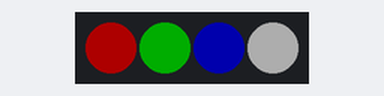
A sketch run on a simulated Arduino Uno, built with avr-gcc and run on an emulated ATmega328P. On the bench: 4 RGB LEDs in strip order, left to right. Dim RGB values are drawn brighter than linear.

Above: at 0.5 s.
At 3.5 s:
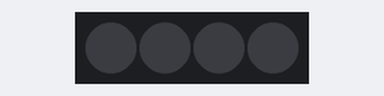
Timing chart, 0 to 4.6 s (numbered marks = the images above):
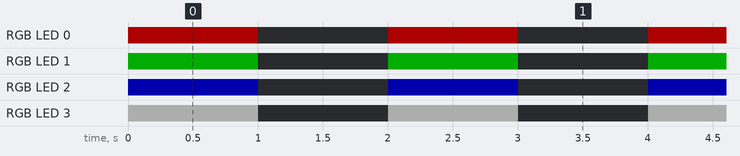

The sketch:

2_1.ino
```cpp
#include <Adafruit_NeoPixel.h>

#define LED_PIN 4      // 控制信号引脚
#define LED_COUNT 4    // LED 灯珠数量

// 创建 NeoPixel 对象
Adafruit_NeoPixel leds(LED_COUNT, LED_PIN, NEO_GRB + NEO_KHZ800);

void setup() {
  leds.begin();           // 初始化 LED 灯带
  leds.show();            // 关闭所有灯珠
  leds.setBrightness(50); // 设置亮度（0~255）
}

void loop() {
  // 设置第一个灯珠为红色
  leds.setPixelColor(0, 255, 0, 0);
  // 设置第二个灯珠为绿色
  leds.setPixelColor(1, 0, 255, 0);
  // 设置第三个灯珠为蓝色
  leds.setPixelColor(2, 0, 0, 255);
  // 设置第四个灯珠为白色
  leds.setPixelColor(3, 255, 255, 255);
  // 更新显示
  leds.show();
  delay(1000);

  // 关闭所有灯珠
  leds.clear();
  leds.show();
  delay(1000);
}
```

Measured:
- by itself, RGB LED 0: alternates RGB(50, 0, 0) for 1.0 s and off for 1.0 s
- by itself, RGB LED 1: alternates RGB(0, 50, 0) for 1.0 s and off for 1.0 s
- by itself, RGB LED 2: alternates RGB(0, 0, 50) for 1.0 s and off for 1.0 s
- by itself, RGB LED 3: alternates RGB(50, 50, 50) for 1.0 s and off for 1.0 s
